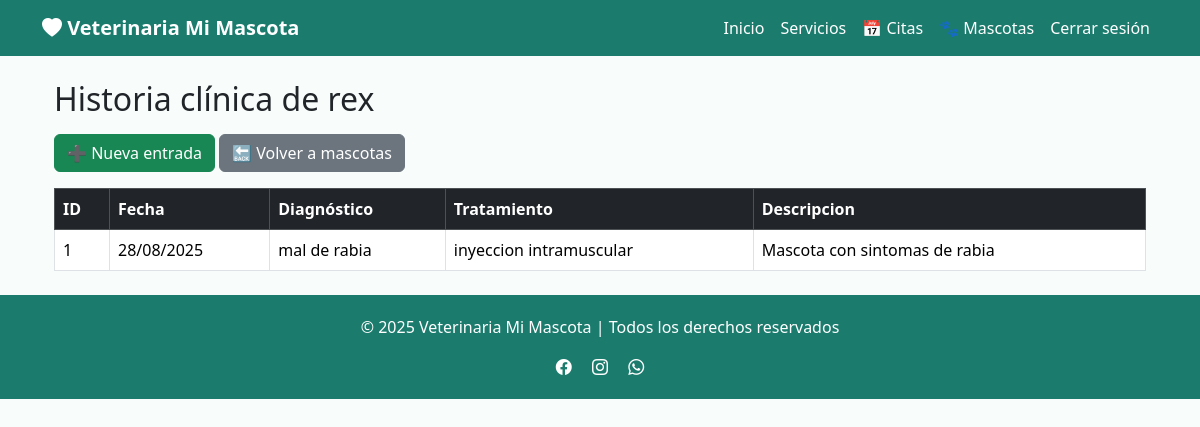
The page /historia/listar/6 (signed in) on the database its author committed.
### app/models/mascota.py (models this page shows, shortened)
class Mascota(db.Model):
    __tablename__ = "mascotas"
    id_mascota = db.Column(db.Integer, primary_key=True)
    nombre = db.Column(db.String(100), nullable=False)
    especie = db.Column(db.String(50), nullable=False)
    raza = db.Column(db.String(50))
    genero = db.Column(db.String(10))
    fecha_nacimiento = db.Column(db.Date)
    id_usuario = db.Column(db.Integer, db.ForeignKey("usuarios.id_usuario"), nullable=False)
    usuario = db.relationship("Usuario", back_populates="mascotas")

### app/models/historia_clinica.py (models this page shows, shortened)
class HistoriaClinica(db.Model):
    __tablename__ = "historia_clinica"
    id_historia= db.Column(db.Integer, primary_key=True)
    id_mascota = db.Column(db.Integer, db.ForeignKey("mascotas.id_mascota"), nullable=False)
    fecha = db.Column(db.DateTime, default=datetime.utcnow)
    descripcion = db.Column(db.Text, nullable=False)
    tratamiento = db.Column(db.Text, nullable=True)
    diagnostico = db.Column(db.Text, nullable=True)
    mascota = db.relationship("Mascota", backref="historias")

### app/routes/historia_clinica.py (the view)
@historia_bp.route("/listar/<int:id_mascota>")
@login_required
def listar(id_mascota):
    mascota = Mascota.query.get_or_404(id_mascota)
    if mascota.id_usuario != current_user.id_usuario:
        flash("No tienes permiso para ver la historia clínica de esta mascota", "danger")
        return redirect(url_for("mascotas.listar"))
    historias = HistoriaClinica.query.filter_by(id_mascota=id_mascota).all()
    return render_template("historia/listar.html", mascota=mascota, historias=historias)

### app/models/usuario.py (called while the page is built)
    @property
    def is_active(self):
        return True

### app/templates/historia/listar.html (shortened to what this page needs)
{% extends "base.html" %}
{% block content %}
<div class="container mt-4">
    <h2 class="mb-3">Historia clínica de {{ mascota.nombre }}</h2>
    <div class="mb-3">
        <a href="{{ url_for('historia.crear', id_mascota=mascota.id_mascota) }}" class="btn btn-success">
            ➕ Nueva entrada
        </a>
        <a href="{{ url_for('mascotas.index') }}" class="btn btn-secondary">
            🔙 Volver a mascotas
        </a>
    </div>
    {% if historias %}
    <table class="table table-bordered table-hover">
        <thead class="table-dark">
            <tr>
                <th>ID</th>
                <th>Fecha</th>
                <th>Diagnóstico</th>
                <th>Tratamiento</th>
                <th>Descripcion</th>
            </tr>
        </thead>
        <tbody>
            {% for h in historias %}
            <tr>
                <td>{{ h.id_historia }}</td>
                <td>{{ h.fecha.strftime("%d/%m/%Y") }}</td>
                <td>{{ h.diagnostico }}</td>
                <td>{{ h.tratamiento }}</td>
                <td>{{ h.descripcion }}</td>
            </tr>
            {% endfor %}
        </tbody>
    </table>
    {% else %}
        <div class="alert alert-info">No hay entradas en la historia clínica.</div>
    {% endif %}
</div>
{% endblock %}

### app/templates/base.html (style rules this page uses)
body { background-color: #f8fdfb; }

### rows shown on the page
Mascota: nombre "rex"
HistoriaClinica: id_historia "1", fecha "28/08/2025", diagnostico "mal de rabia", tratamiento "inyeccion intramuscular", descripcion "Mascota con sintomas de rabia"
